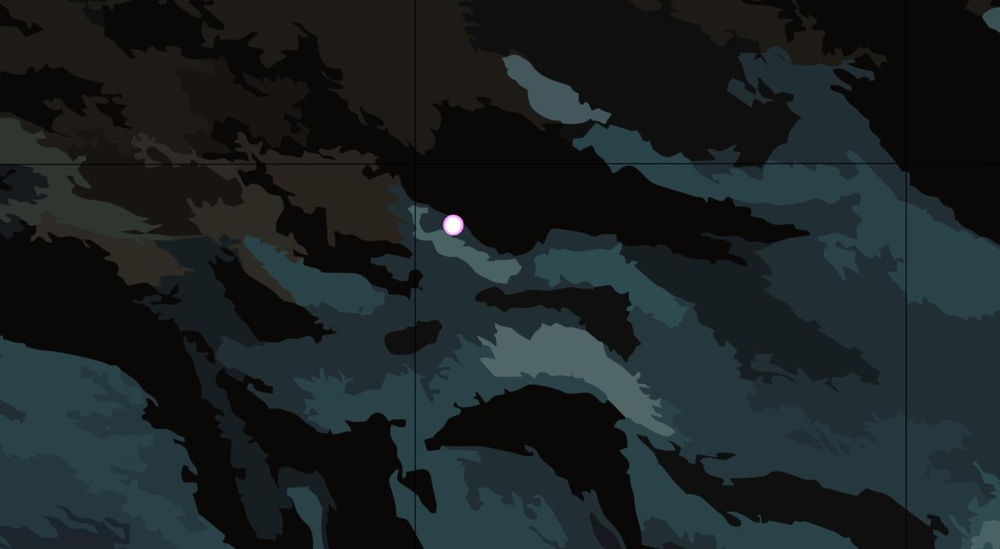
#> input picture EYRC-Tasks-main/Task 1/sample.jpg, 1000 x 549 px, shrunk from 1556 x 855 before the run
$ python testcode.py
#> lines starting #> are read from the running program, lines starting #| are printed output that depends on the picture; after the words box and inside, x2 and y2 are one past the last pixel; in counts of white or black regions, pixels touching at a corner belong together
from imutils import contours
from skimage import measure
import numpy as np
import imutils
import cv2
import matplotlib.pyplot as plt

img=cv2.imread('sample.jpg')
#> img is the input picture: shape (549, 1000, 3); mean B, G, R 35.5, 34.3, 26.9
imgray=cv2.cvtColor(img,cv2.COLOR_BGR2GRAY)
imgray=cv2.GaussianBlur(imgray,(9,9),0)
_,thresh=cv2.threshold(imgray,133,255,cv2.THRESH_BINARY)
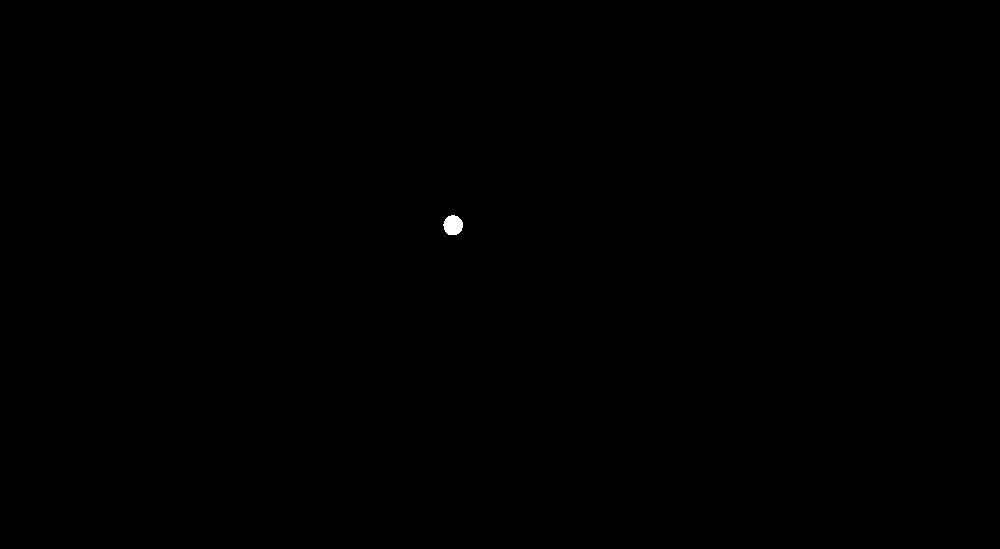
#> thresh: shape (549, 1000); 0.06% white; 1 white region, box (x1, y1, x2, y2) and area: (443, 215, 463, 235) 311
thresh = cv2.erode(thresh, None, iterations=2)
#> thresh: shape (549, 1000); 0.03% white; 1 white region, box (x1, y1, x2, y2) and area: (446, 218, 461, 233) 169
thresh = cv2.dilate(thresh, None, iterations=2)
#> thresh: shape (549, 1000); 0.06% white; 1 white region, box (x1, y1, x2, y2) and area: (444, 216, 463, 235) 305


labels=measure.label(thresh,connectivity=2, background=0)
#> labels: shape (549, 1000) int64; values 0 (black) and 1 (white), 0.06% white; 1 white region

mask=np.zeros(thresh.shape,dtype='uint8')
mask1=mask.copy()

for label in np.unique(labels):
    if label ==0:
        continue

    labelmask=np.zeros(thresh.shape,dtype='uint8')
    labelmask[labels==label]=255
    numpix=cv2.countNonZero(labelmask)
    mask1=cv2.add(mask1,labelmask)
#> this loop made 2 passes
#> numpix on pass 2: 305

cnts,_=cv2.findContours(mask1,cv2.RETR_EXTERNAL, cv2.CHAIN_APPROX_SIMPLE)
#> cnts = 1 contour; box (x1, y1, x2, y2) and area: (444, 216, 463, 235) 277
cnts=contours.sort_contours(cnts,method="left-to-right")[0]
cv2.drawContours(img,cnts,-1,(0,255,0),2)
#> img: shape (549, 1000, 3); 0.04% of pixels changed, all inside (x1, y1, x2, y2) = (443, 215, 464, 236)

cv2.imshow('led',img)
cv2.destroyAllWindows()

$ run again, with EYRC-Tasks-main/Task 1/whitespots.jpg copied over EYRC-Tasks-main/Task 1/sample.jpg
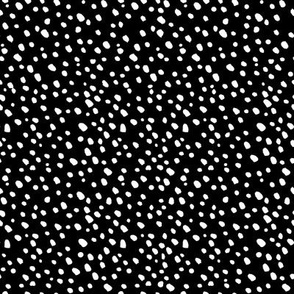
#> input picture EYRC-Tasks-main/Task 1/whitespots.jpg, 294 x 294 px
#> img is the input picture: shape (294, 294, 3); min 0, max 255, mean 47.9
#> `_,thresh=cv2.threshold(imgray,133,255,cv2.THRESH_BINARY)`:
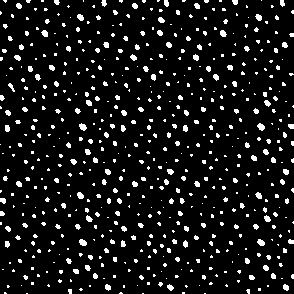
#> thresh: shape (294, 294); 8.7% white; 610 white regions (493 under 20 px), largest, box (x1, y1, x2, y2) and area: (79, 123, 87, 131) 42, (257, 123, 265, 131) 42, (79, 239, 87, 246) 42
#> labels: shape (294, 294) int64; 9 distinct labels, from 0 to 8
#> the loop `for label in np.unique(labels):` made 9 passes
#> numpix on passes 2 to 9: 15, 20, 15, 34, 20, 25, 15, 25
#> cnts = 8 contours, 7 with area under 20; largest, box (x1, y1, x2, y2) and area: (80, 124, 86, 130) 24
#> `cv2.drawContours(img,cnts,-1,(0,255,0),2)`:
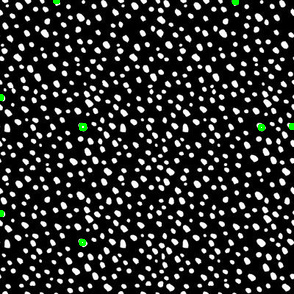
#> img: shape (294, 294, 3); 0.33% of pixels changed, all inside (x1, y1, x2, y2) = (0, 0, 294, 246)
